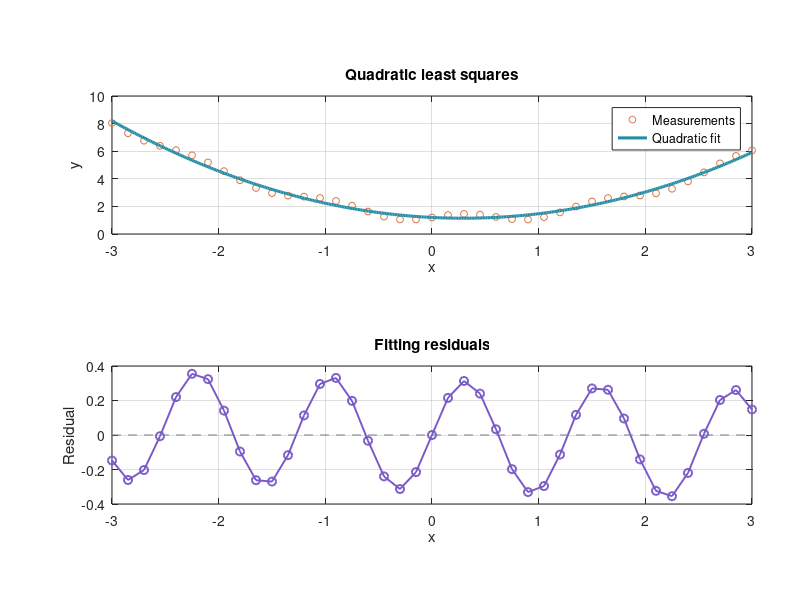

Reproduce this figure in MATLAB.
%% 最小二乘拟合 / Least-squares curve fitting
% 打开本文件并点击 Run。矩阵左除同时求出二次项、一次项和常数项。
% 用固定的扰动生成数据，每次运行都能复现同一结果。

x = linspace(-3, 3, 41)';
y = 0.65*x.^2 - 0.4*x + 1.2 + 0.32*sin(5*x);
design = [x.^2, x, ones(size(x))];
coefficients = design \ y;
fitted = design * coefficients;
residual = y - fitted;
rmse = sqrt(mean(residual.^2));

dense_x = linspace(-3, 3, 400)';
dense_y = [dense_x.^2, dense_x, ones(size(dense_x))] * coefficients;

figure('Name', 'Least Squares Fit', 'Color', [0.98 0.98 1]);
subplot(2, 1, 1);
plot(x, y, 'o', 'Color', [0.85 0.45 0.27], 'MarkerSize', 5);
set(gca, 'Position', [0.14 0.61 0.8 0.23]);
hold on;
plot(dense_x, dense_y, 'Color', [0.13 0.55 0.65], 'LineWidth', 2.2);
hold off;
legend('Measurements', 'Quadratic fit', 'Location', 'best');
xlabel('x');
ylabel('y');
title('Quadratic least squares');
grid on;

subplot(2, 1, 2);
plot(x, residual, 'o-', 'Color', [0.48 0.35 0.78], 'LineWidth', 1.4);
set(gca, 'Position', [0.14 0.16 0.8 0.23]);
hold on;
plot([-3 3], [0 0], '--', 'Color', [0.45 0.5 0.55]);
hold off;
xlabel('x');
ylabel('Residual');
title('Fitting residuals');
grid on;

disp('Quadratic, linear and constant coefficients:');
disp(coefficients);
disp('Root mean square error:');
disp(rmse);
